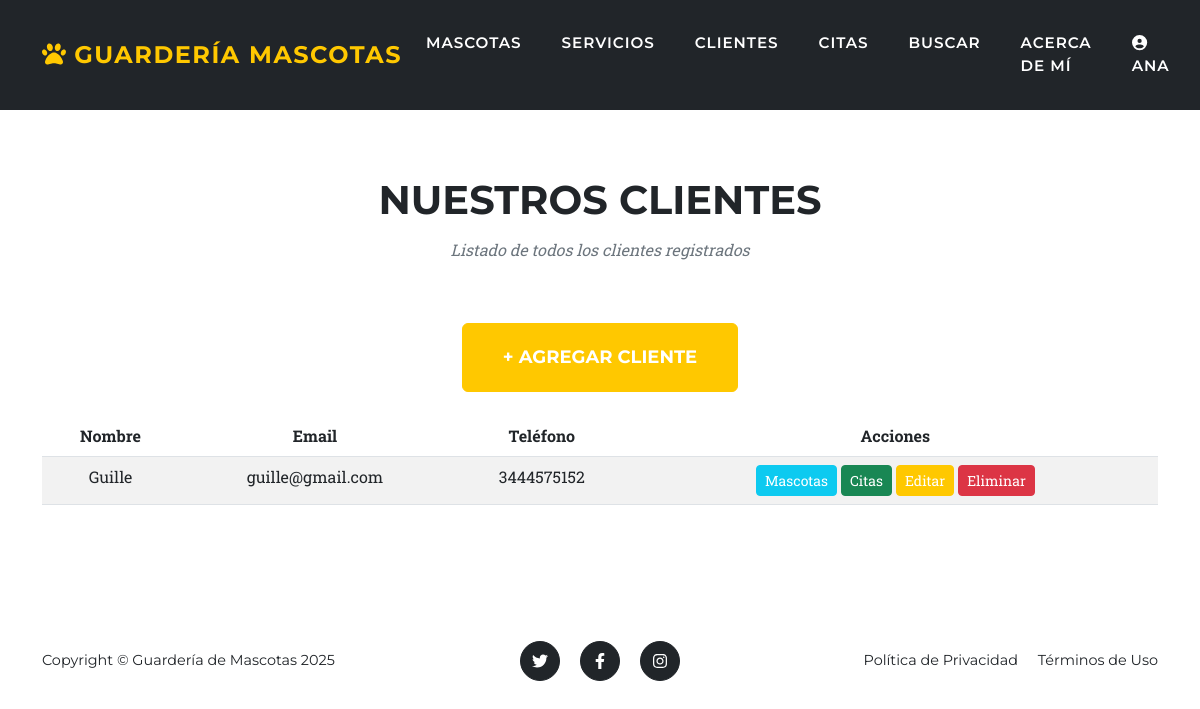
The page /clientes/ (signed in) on the database as committed earlier.
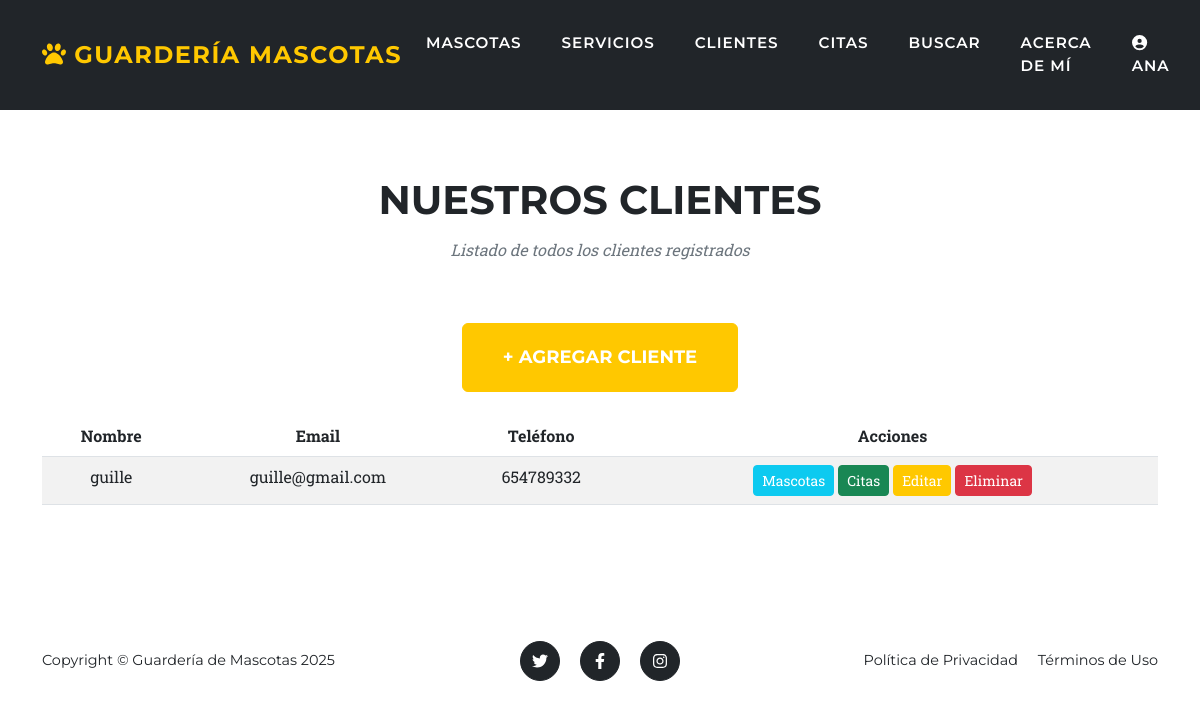
The same page on the database as committed later.
### entidades/models.py (models this page shows, shortened)
class cliente(models.Model):
    nombre_cliente = models.CharField(max_length=100)
    email = models.EmailField()
    telefono = models.CharField(max_length=15)

### entidades/views.py (the view)
# urls.py: path('clientes/', views.clientes_list, name='clientes_list'),
@login_required(login_url='login')
def clientes_list(request):
    clientes = cliente.objects.all()
    return render(request, 'entidades/cliente_list.html', {'clientes': clientes})

### entidades/templates/entidades/cliente_list.html (shortened to what this page needs)
{% extends 'entidades/base.html' %}
{% block content %}
<section class="page-section">
    <div class="container">
        <div class="text-center">
            <h2 class="section-heading text-uppercase">Nuestros Clientes</h2>
            <h3 class="section-subheading text-muted">Listado de todos los clientes registrados</h3>
       <div class="text-center mb-4">
            <a href="{% url 'cliente_create' %}" class="btn btn-primary btn-xl text-uppercase">+ Agregar Cliente</a>
        </div>
        {% if clientes %}
        <div class="table-responsive">
            <table class="table table-striped">
                <thead>
                    <tr>
                        <th>Nombre</th>
                        <th>Email</th>
                        <th>Teléfono</th>
                        <th>Acciones</th>
                    </tr>
                </thead>
                <tbody>
                    {% for cliente in clientes %}
                    <tr>
                        <td>{{ cliente.nombre_cliente }}</td>
                        <td>{{ cliente.email }}</td>
                        <td>{{ cliente.telefono }}</td>
                     <td>
                            <a href="{% url 'mascotas_por_cliente' cliente.pk %}" class="btn btn-info btn-sm">Mascotas</a>
                            <a href="{% url 'citas_por_cliente' cliente.pk %}" class="btn btn-success btn-sm">Citas</a>
                            <a href="{% url 'cliente_edit' cliente.pk %}" class="btn btn-warning btn-sm">Editar</a>
                            <a href="{% url 'cliente_delete' cliente.pk %}" class="btn btn-danger btn-sm">Eliminar</a>
                        </td>
                    </tr>
                    {% endfor %}
                </tbody>
            </table>
        </div>
        {% else %}
        <p class="text-center text-muted">No hay clientes registrados aún.</p>
        {% endif %}
    </div>
</section>
{% endblock %}

Rows that differ between the two databases and show on the page:
removed cliente: nombre_cliente "Guille", email "guille@gmail.com", telefono "3444575152"
added cliente: nombre_cliente "guille", email "guille@gmail.com", telefono "654789332"
